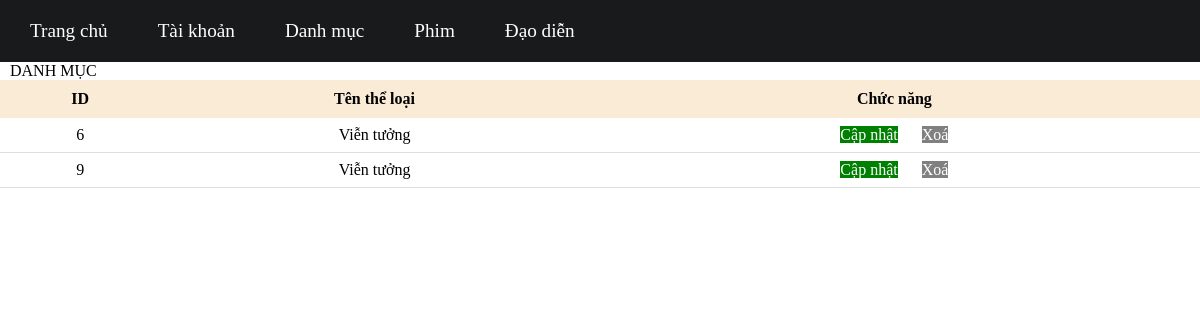
/bai13-php/index.php?page_layout=danhmuc (signed in), run on the app's committed database.
### tables this page shows
CREATE TABLE `the_loai` (
  `id` int NOT NULL,
  `ten_the_loai` varchar(255) NOT NULL
);

### bai13-php/danhmuc.php (the view, shortened to what this page needs)
<!DOCTYPE html>
<html lang="en">
<head>
</head>
<body>
    <a style="color: black;" href="index.php?page_layout=themdanhmuc">DANH MỤC</a>
    <?php
    include 'connect.php';
    $sql = "SELECT * FROM the_loai";
    $result = mysqli_query($conn, $sql);
    ?>
    <table>
        <tr>
            <th>ID</th>
            <th>Tên thể loại</th>
            <th>Chức năng</th>
        </tr>
        <?php
        while ($row = mysqli_fetch_array($result)) {
        ?>
            <tr>
                <td><?php echo $row['id'] ?></td>
                <td><?php echo $row['ten_the_loai'] ?></td>
                <td>
                    <a href="index.php?page_layout=capnhatdanhmuc&id=<?php echo $row['id'] ?>" class="capnhat">Cập nhật</a>
                    <a href="xoadanhmuc.php?id=<?php echo $row['id'] ?>" class="xoa">Xoá</a>
                </td>
            </tr>
        <?php
        }
        ?>
    </table>
</body>
</html>

### bai13-php/index.php (style rules this page uses)
* { padding: 0; margin: 0; }
a { color: white; text-decoration: none; margin: 10px; }

### bai13-php/danhmuc.php (style rules this page uses)
table { width: 100%; border-collapse: collapse; background: white; }
th { background-color: antiquewhite; padding: 10px; }
td { padding: 8px; text-align: center; border-bottom: 1px solid #ddd; }
.capnhat { background-color: green; }
.xoa { background-color: gray; }

### data on the page
the_loai: id "6", ten_the_loai "Viễn tưởng"
the_loai: id "9", ten_the_loai "Viễn tưởng"
